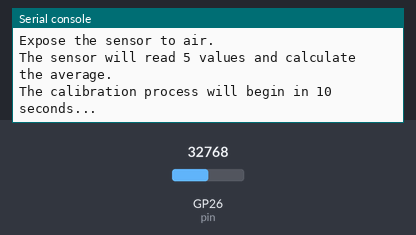
The program below on a simulated Raspberry Pi Pico running MicroPython. Parts: the last lines printed to the serial console. Inputs (shaded band) come from the test bench; at power-on: GP26 (pin) = 32768 (analog values on the 0–65535 scale).

Above: at 1.2 s.
1.3 s: GP26 (pin) set to 45874
At 10.8 s:
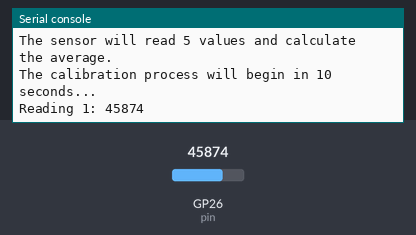
15.3 s: GP26 (pin) set to 57670
At 20.8 s:
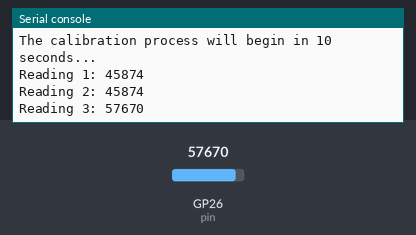
Timing chart, 0 to 22.3 s (numbered marks = the images above; inputs shaded):
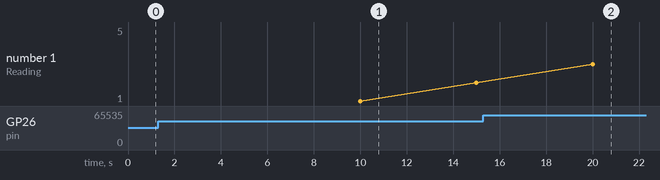

Measured:
- after the input at 1.3 s, the serial console: prints a new line after 8.7 s (image 1)
- after the input at 15.3 s, the serial console: prints a new line after 4.7 s (image 2)

The program:

calibrate-moisture-sensor.py
```python
from blib_moisture import MoistureSensor
import time

moisture_sensor = MoistureSensor(pin=26)

print("Expose the sensor to air.")
print("The sensor will read 5 values and calculate the average.")
print("The calibration process will begin in 10 seconds...")
time.sleep(10)

readings = []
for i in range(5):
    moisture = moisture_sensor.read_raw()
    readings.append(moisture)
    print(f"Reading {i + 1}: {moisture}")
    time.sleep(5)

air_moisture = sum(readings) / len(readings)
print(f"Average moisture level: {air_moisture}")

print("Submerge the sensor in water.")
print("The sensor will read 5 values and calculate the average.")
print("The calibration process will begin in 10 seconds...")
time.sleep(10)

readings = []
for i in range(5):
    moisture = moisture_sensor.read_raw()
    readings.append(moisture)
    print(f"Reading {i + 1}: {moisture}")
    time.sleep(5)

water_moisture = sum(readings) / len(readings)
print(f"Average moisture level: {water_moisture}")

print("Calibration complete. The sensor is now ready for use.")
print("You can now use the sensor in your main application.")
print("Make sure to adjust the thresholds based on the average values obtained during calibration.")

print(f"Air moisture level (minimum): {air_moisture}")
print(f"Water moisture level (maximum): {water_moisture}")
```

blib_moisture.py
```python
from machine import ADC, Pin

class MoistureSensor:
    def __init__(self, pin: int | ADC, air_moisture: int = 0, water_moisture: int = 65535):
        """
        It's typically expected that air_moisture is the minimum value
        and water_moisture is the maximum value.

        Some sensors may be inverted, meaning that the values are reversed.
        Despite that, we will always treat air_moisture as the minimum
        and water_moisture as the maximum.
        """
        self.pin = pin if isinstance(pin, ADC) else ADC(Pin(pin))
        self.min = min(air_moisture, water_moisture)
        self.max = max(air_moisture, water_moisture)

    def read_raw(self) -> float:
        return self.pin.read_u16()

    def read_percentage(self) -> float:
        raw_value = self.read_raw()
        return raw_value / 65535 * 100

    def read_moisture(self) -> float:
        """
        Returns the moisture level as a percentage
        relative to the calibration values.
        0% is the minimum (air moisture)
        100% is the maximum (water moisture).
        """
        adjusted_raw_value = self.read_raw() - self.min
        adjusted_max = self.max - self.min
        return adjusted_raw_value / adjusted_max * 100
```
